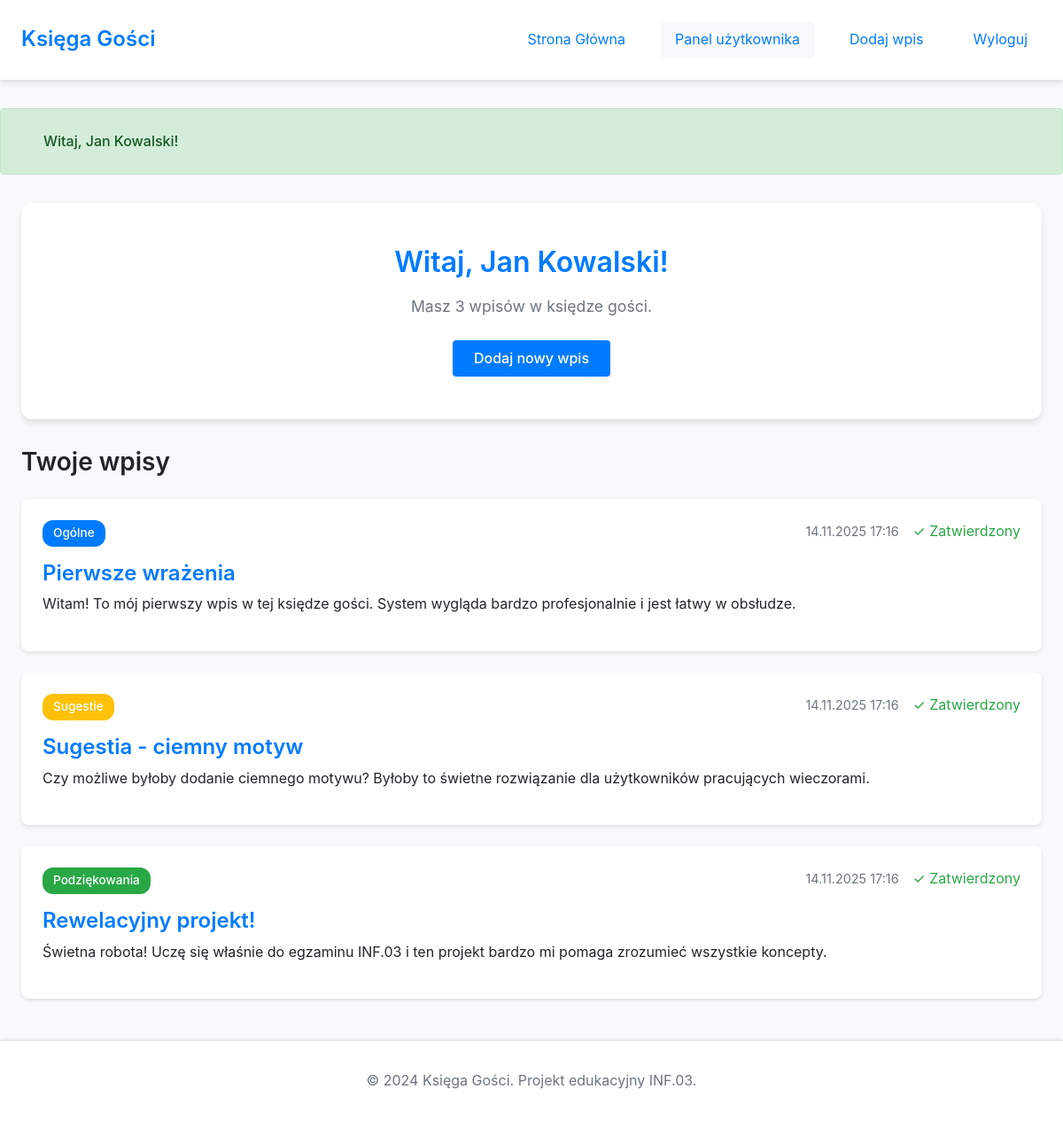
The page /pages/dashboard.php (signed in) on the database its author committed.
### tables this page shows
CREATE TABLE entries (
    id INT AUTO_INCREMENT PRIMARY KEY,
    user_id INT NOT NULL,
    category_id INT NULL,
    title VARCHAR(200) NOT NULL,
    content TEXT NOT NULL,
    created_at TIMESTAMP DEFAULT CURRENT_TIMESTAMP,
    updated_at TIMESTAMP NULL ON UPDATE CURRENT_TIMESTAMP,
    is_approved BOOLEAN DEFAULT TRUE,
    ip_address VARCHAR(45),
    FOREIGN KEY (user_id) REFERENCES users(id) ON DELETE CASCADE,
    FOREIGN KEY (category_id) REFERENCES categories(id) ON DELETE SET NULL,
    INDEX idx_user_id (user_id),
    INDEX idx_category_id (category_id),
    INDEX idx_created_at (created_at),
    INDEX idx_approved (is_approved)
);

CREATE TABLE categories (
    id INT AUTO_INCREMENT PRIMARY KEY,
    name VARCHAR(50) NOT NULL UNIQUE,
    description TEXT,
    color VARCHAR(7) DEFAULT '#007bff',
    created_at TIMESTAMP DEFAULT CURRENT_TIMESTAMP,
    INDEX idx_name (name)
);

### php/functions.php (called while the page is built, shortened)
<?php
function escapeHTML($text) {
    return htmlspecialchars($text, ENT_QUOTES, 'UTF-8');
}
function getFlashMessage() {
    if (isset($_SESSION['flash_message'])) {
        $message = $_SESSION['flash_message'];
        return $message;
    }
    return null;
}
function formatDate($date, $format = 'd.m.Y H:i') {
    return date($format, strtotime($date));
}

### pages/dashboard.php (the view, shortened to what this page needs)
<?php
require_once '../php/functions.php';
$db = getDB();
$user_id = $_SESSION['user_id'];
$stmt = $db->prepare("
    SELECT e.*, c.name AS category_name, c.color AS category_color
    FROM entries e
    LEFT JOIN categories c ON e.category_id = c.id
    WHERE e.user_id = ?
    ORDER BY e.created_at DESC
");
$stmt->execute([$user_id]);
$entries = $stmt->fetchAll();
$stmt = $db->prepare("SELECT COUNT(*) FROM entries WHERE user_id = ?");
$stmt->execute([$user_id]);
$total_entries = $stmt->fetchColumn();
?>
<!DOCTYPE html>
<html lang="pl">
<head>
    <link rel="stylesheet" href="../css/style.css">
</head>
<body>
    <nav class="navbar">
        <div class="container">
            <div class="nav-brand">
                <h1><a href="../index.php"><?php echo APP_NAME; ?></a></h1>
            </div>
            <div class="nav-menu">
                <a href="../index.php" class="nav-link">Strona Główna</a>
                <a href="dashboard.php" class="nav-link active">Panel użytkownika</a>
                <a href="add-entry.php" class="nav-link">Dodaj wpis</a>
                <a href="../php/logout.php" class="nav-link">Wyloguj</a>
            </div>
        </div>
    </nav>
    <?php
    $flash = getFlashMessage();
    if ($flash):
    ?>
        <div class="alert alert-<?php echo $flash['type']; ?>">
            <div class="container">
                <?php echo escapeHTML($flash['message']); ?>
            </div>
        </div>
    <?php endif; ?>
    <main class="container">
        <section class="hero">
            <h2>Witaj, <?php echo escapeHTML($_SESSION['full_name']); ?>!</h2>
            <p>Masz <?php echo $total_entries; ?> <?php echo $total_entries == 1 ? 'wpis' : 'wpisów'; ?> w księdze gości.</p>
            <a href="add-entry.php" class="btn btn-primary">Dodaj nowy wpis</a>
        </section>
        <section class="entries">
            <h3>Twoje wpisy</h3>
            <?php if (empty($entries)): ?>
                <div class="no-entries">
                    <p>Nie masz jeszcze żadnych wpisów.</p>
                    <a href="add-entry.php" class="btn btn-secondary">Dodaj pierwszy wpis!</a>
                </div>
            <?php else: ?>
                <?php foreach ($entries as $entry): ?>
                    <article class="entry-card">
                        <div class="entry-header">
                            <div class="entry-author">
                                <?php if ($entry['category_name']): ?>
                                    <span class="badge" style="background-color: <?php echo escapeHTML($entry['category_color']); ?>">
                                        <?php echo escapeHTML($entry['category_name']); ?>
                                    </span>
                                <?php endif; ?>
                            </div>
                            <div class="entry-meta">
                                <span class="entry-date"><?php echo formatDate($entry['created_at']); ?></span>
                                <?php if ($entry['is_approved']): ?>
                                    <span style="color: #28a745;">✓ Zatwierdzony</span>
                                <?php else: ?>
                                    <span style="color: #ffc107;">⏳ Oczekuje na zatwierdzenie</span>
                                <?php endif; ?>
                            </div>
                        </div>
                        <div class="entry-body">
                            <h4 class="entry-title"><?php echo escapeHTML($entry['title']); ?></h4>
                            <p class="entry-content"><?php echo nl2br(escapeHTML($entry['content'])); ?></p>
                        </div>
                    </article>
                <?php endforeach; ?>
            <?php endif; ?>
        </section>
    </main>
    <footer class="footer">
        <div class="container">
            <p>&copy; 2024 <?php echo APP_NAME; ?>. Projekt edukacyjny INF.03.</p>
        </div>
    </footer>
</body>
</html>

### css/style.css (style rules this page uses)
* { margin: 0; padding: 0; box-sizing: border-box; }
:root { --primary-color: #007bff; --primary-dark: #0056b3; --secondary-color: #6c757d; --success-color: #28a745; --danger-color: #dc3545; --warning-color: #ffc107; --info-color: #17a2b8; --bg-color: #f8f9fa; --text-color: #212529; --text-muted: #6c757d; --border-color: #dee2e6; --white: #ffffff; --shadow-sm: 0 2px 4px rgba(0,0,0,0.1); --shadow-md: 0 4px 6px rgba(0,0,0,0.1); --shadow-lg: 0 10px 15px rgba(0,0,0,0.1); --radius-sm: 4px; --radius-md: 8px; --radius-lg: 12px; --spacing-xs: 0.5rem; --spacing-sm: 1rem; --spacing-md: 1.5rem; --spacing-lg: 2rem; --spacing-xl: 3rem; }
body { font-family: -apple-system, BlinkMacSystemFont, 'Segoe UI', Roboto, 'Helvetica Neue', Arial, sans-serif; font-size: 16px; line-height: 1.6; color: var(--text-color); background-color: var(--bg-color); }
h1, h2, h3, h4, h5, h6 { margin-bottom: var(--spacing-sm); font-weight: 600; line-height: 1.2; }
h1 { font-size: 2.5rem; }
h2 { font-size: 2rem; }
h3 { font-size: 1.75rem; }
h4 { font-size: 1.5rem; }
p { margin-bottom: var(--spacing-sm); }
a { color: var(--primary-color); text-decoration: none; transition: color 0.3s ease; }
.container { max-width: 1200px; margin: 0 auto; padding: 0 var(--spacing-md); }
.navbar { background-color: var(--white); box-shadow: var(--shadow-md); padding: var(--spacing-md) 0; margin-bottom: var(--spacing-lg); position: sticky; top: 0; z-index: 1000; }
.navbar .container { display: flex; justify-content: space-between; align-items: center; }
.nav-brand h1 { font-size: 1.5rem; color: var(--primary-color); margin: 0; }
.nav-menu { display: flex; gap: var(--spacing-md); align-items: center; }
.nav-link { padding: var(--spacing-xs) var(--spacing-sm); border-radius: var(--radius-sm); transition: background-color 0.3s ease; }
.nav-link:hover, .nav-link.active { background-color: var(--bg-color); color: var(--primary-color); }
.btn { display: inline-block; padding: var(--spacing-xs) var(--spacing-md); font-size: 1rem; font-weight: 500; text-align: center; border: none; border-radius: var(--radius-sm); cursor: pointer; transition: all 0.3s ease; text-decoration: none; }
.btn-primary { background-color: var(--primary-color); color: var(--white); }
.alert { padding: var(--spacing-md); margin-bottom: var(--spacing-lg); border-radius: var(--radius-sm); font-weight: 500; }
.alert-success { background-color: #d4edda; color: #155724; border: 1px solid #c3e6cb; }
.hero { background-color: var(--white); padding: var(--spacing-xl); border-radius: var(--radius-lg); text-align: center; box-shadow: var(--shadow-md); margin-bottom: var(--spacing-lg); }
.hero h2 { color: var(--primary-color); margin-bottom: var(--spacing-sm); }
.hero p { color: var(--text-muted); font-size: 1.1rem; margin-bottom: var(--spacing-md); }
.entries h3 { margin-bottom: var(--spacing-md); color: var(--text-color); }
.entry-card { background-color: var(--white); padding: var(--spacing-md); border-radius: var(--radius-md); box-shadow: var(--shadow-sm); margin-bottom: var(--spacing-md); transition: box-shadow 0.3s ease; }
.entry-header { display: flex; justify-content: space-between; align-items: flex-start; margin-bottom: var(--spacing-sm); flex-wrap: wrap; gap: var(--spacing-sm); }
.entry-meta { display: flex; align-items: center; gap: var(--spacing-sm); }
.badge { display: inline-block; padding: 0.25rem 0.75rem; font-size: 0.85rem; font-weight: 500; color: var(--white); border-radius: var(--radius-lg); }
.entry-date { color: var(--text-muted); font-size: 0.9rem; }
.entry-title { color: var(--primary-color); margin-bottom: var(--spacing-xs); }
.entry-content { color: var(--text-color); line-height: 1.6; }
.footer { background-color: var(--white); padding: var(--spacing-lg) 0; margin-top: var(--spacing-xl); text-align: center; box-shadow: 0 -2px 4px rgba(0,0,0,0.1); }
.footer p { color: var(--text-muted); margin-bottom: var(--spacing-xs); }

### rows shown on the page
entries: category.name "Ogólne", created_at "14.11.2025 17:16", is_approved "✓ Zatwierdzony", title "Pierwsze wrażenia", content "Witam! To mój pierwszy wpis w tej księdze gości. System wygląda bardzo profesjonalnie i jest łatwy w obsłudze."
entries: category.name "Sugestie", created_at "14.11.2025 17:16", is_approved "✓ Zatwierdzony", title "Sugestia - ciemny motyw", content "Czy możliwe byłoby dodanie ciemnego motywu? Byłoby to świetne rozwiązanie dla użytkowników pracujących wieczorami."
entries: category.name "Podziękowania", created_at "14.11.2025 17:16", is_approved "✓ Zatwierdzony", title "Rewelacyjny projekt!", content "Świetna robota! Uczę się właśnie do egzaminu INF.03 i ten projekt bardzo mi pomaga zrozumieć wszystkie koncepty."

### other values the page prints
APP_NAME "Księga Gości"
escapeHTML($flash['message']) "Witaj, Jan Kowalski!"
escapeHTML($_SESSION['full_name']) "Jan Kowalski"
$total_entries "3"
